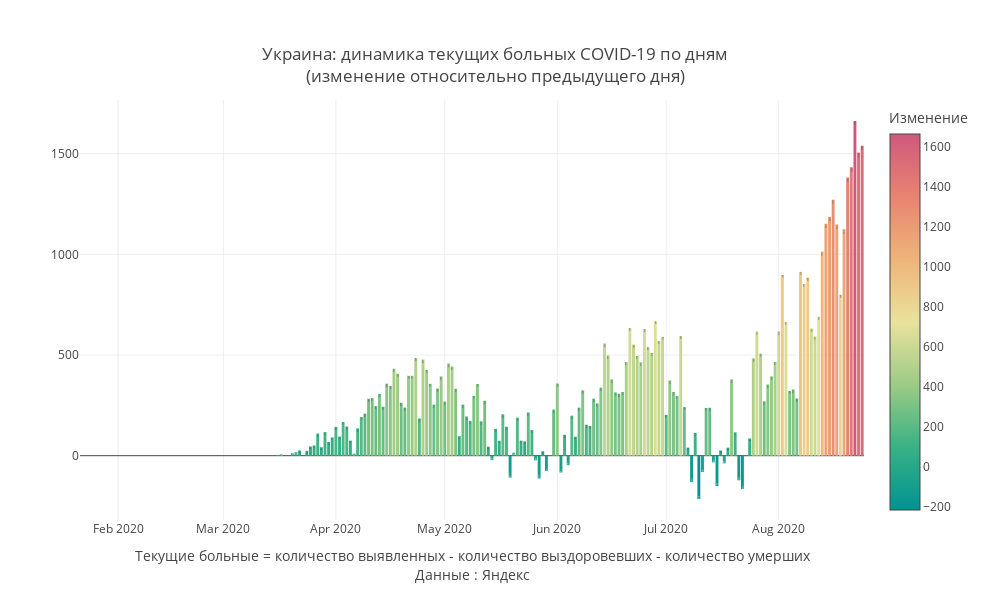

Notebook code for this chart:
### Code cell
mask = X.Country ==my_country
#mask = (X.Date>'2020-05-01')&(X.Region==my_region)
Y = X[mask]

#Y['base'] = Y['Change_dayconf']*Y['Change_dayconf'].apply(lambda d:0 if d>0 else 1)
Y['Date']= pd.to_datetime(Y.Date)
fig = go.Figure()
fig.add_trace(
              go.Bar(x = Y.Date,y=Y.Change_remill,text = Y['Change_remill'],textposition = 'inside',
                
                #marker_color=Y['Change_remill'].apply(lambda d:'crimson' if d>0 else 'green'),
                marker_color = Y['Change_remill'],marker_colorscale = 'Temps',marker_colorbar ={'tickmode':'auto',
                                    'title':{'text':'Изменение','side':'top'}})     
                )
fig.update_layout(
    annotations=[
#         dict(
#             x='2020-04-13',
#             y=10594,
#             xref="x",
#             yref="y",
#             text="Введение<br>пропускной<br>системы в Москве",
#             showarrow=True,
#             arrowhead=2,
#             ax=0,
#             ay=-60),
#         dict(
#             x='2020-06-09',
#             y=-3877,
#             xref="x",
#             yref="y",
#             text="Отмена<br>пропускной<br>системы в Москве",
#             showarrow=True,
#             arrowhead=2,
#             ax=-20,
#             ay=40),
#         dict(
#             x='2020-05-20',
#             y=-2816,
#             xref="x",
#             yref="y",
#             text="20 мая",
#             showarrow=True,
#             arrowhead=2,
#             ax=-20,
#             ay=40),
        
        dict(x=0.5,y=-0.15,
            showarrow=False,
            text="",
            xref="paper",
            yref="paper")],
                  title=f'{my_country}: динамика текущих больных COVID-19 по дням<br>(изменение относительно предыдущего дня)',
                  title_x = 0.5,
                  title_y= 0.9,
                  title_xanchor = "center",
                  title_yanchor = "bottom", 
                  legend_x = 0.05,legend_y = 0.98,
                  width = 990, height = 600,template = 'gridon',
    
    
                  xaxis_title='Текущие больные = количество выявленных - количество выздоровевших - количество умерших'+
                               '<br>Данные : Яндекс',
    yaxis_title = ' '
)


fig.show()

### Figure 1 — Plotly figure (JSON) as saved in the notebook; plotly's stock layout.template omitted (floating-point values rounded to 4 significant figures; data arrays with more than 128 entries replaced by an {"elided": "..."} marker saying what was removed)
{"data": [{"marker": {"color": {"elided": "216 int values"}, "colorbar": {"tickmode": "auto", "title": {"side": "top", "text": "Изменение"}}, "colorscale": [[0, "rgb(0, 147, 146)"], [0.1667, "rgb(57, 177, 133)"], [0.3333, "rgb(156, 203, 134)"], [0.5, "rgb(233, 226, 156)"], [0.6667, "rgb(238, 180, 121)"], [0.8333, "rgb(232, 132, 113)"], [1, "rgb(207, 89, 126)"]]}, "text": {"elided": "216 int values"}, "textposition": "inside", "type": "bar", "x": {"elided": "216 str values"}, "y": {"elided": "216 int values"}}], "layout": {"annotations": [{"showarrow": false, "text": "", "x": 0.5, "xref": "paper", "y": -0.15, "yref": "paper"}], "height": 600, "legend": {"x": 0.05, "y": 0.98}, "title": {"text": "Украина: динамика текущих больных COVID-19 по дням<br>(изменение относительно предыдущего дня)", "x": 0.5, "xanchor": "center", "y": 0.9, "yanchor": "bottom"}, "width": 990, "xaxis": {"title": {"text": "Текущие больные = количество выявленных - количество выздоровевших - количество умерших<br>Данные : Яндекс"}}, "yaxis": {"title": {"text": " "}}}}
